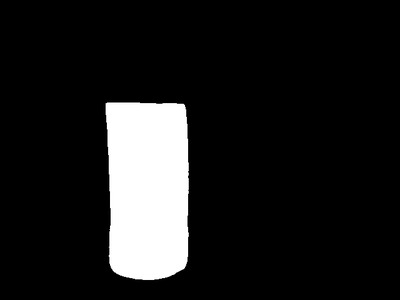
#> input picture data/3glass_complex/mask.png, 400 x 300 px, shrunk from 640 x 480 before the run, found by its file name
$ python evaluate_depth_gt.py
#> lines starting #> are read from the running program, lines starting #| are printed output that depends on the picture; after the words box and inside, x2 and y2 are one past the last pixel; in counts of white or black regions, pixels touching at a corner belong together
"""
第2段実験 depth 評価スクリプト

run_all_depth_models.py / run_foundationstereo.py が出力した *_metrics.json を集約して
results/exp2/metrics/depth_errors.csv を生成する。

追加評価:
  - SAM3 IoU (mask.png vs mask_transparent.png が存在する場合)
  - 壁校正 vs GT校正の誤差比較 (本番運用校正精度の見積もり)

使い方:
  .venv/bin/python scripts/exp2/evaluate_depth_gt.py
  .venv/bin/python scripts/exp2/evaluate_depth_gt.py --show    # 表をターミナル表示
"""
import argparse
import csv
import json
from pathlib import Path

import numpy as np

PROJ    = Path(__file__).resolve().parent.parent.parent
DEPTH_R = PROJ / "results/exp2/depth"
DATA    = PROJ / "data/exp2"
OUT_DIR = PROJ / "results/exp2/metrics"
OUT_DIR.mkdir(parents=True, exist_ok=True)

SCENES    = ["glass_front", "glass_oblique", "resin_front", "resin_oblique"]
MODELS    = ["depthpro", "moge2", "unidepth", "metric3d", "da2", "marigold", "fs"]
CAL_TYPES = ["wall", "gt"]


def load_all_metrics():
    rows = []
    for f in sorted(DEPTH_R.glob("*_metrics.json")):
        try:
            d = json.loads(f.read_text())
        except Exception:
            continue
        model = d.get("model", "?")
        scene = d.get("scene", "?")
        base  = {"model": model, "scene": scene, "infer_sec": d.get("infer_sec")}

        for cal in CAL_TYPES:
            m = d.get(cal, {})
            if not m:
                continue
            row = base.copy()
            row["cal"] = cal
            row["rmse_mm"]     = round(m.get("rmse_m",  float("nan")) * 1000, 2)
            row["mae_mm"]      = round(m.get("mae_m",   float("nan")) * 1000, 2)
            row["inlier_5cm"]  = round(m.get("inlier_5cm", float("nan")) * 100, 1)
            row["inlier_2cm"]  = round(m.get("inlier_2cm", float("nan")) * 100, 1)
            row["plate_med_mm"]= round(m.get("plate_median_m", float("nan")) * 1000, 1)
            row["gt_z_mm"]     = round(m.get("gt_z_m",  float("nan")) * 1000, 1)
            row["n_pixels"]    = m.get("n_pixels", 0)
            row["a_gt"]        = round(d.get("a_gt") or float("nan"), 4)
            row["b_gt_mm"]     = round((d.get("b_gt") or float("nan")) * 1000, 2)
            rows.append(row)
    return rows


def compute_sam3_iou():
    """各シーンの SAM3 IoU を計算する (mask.png vs mask_transparent.png)。"""
    results = {}
    for scene in SCENES:
        gt_path   = DATA / scene / "mask.png"
        pred_path = DATA / scene / "mask_transparent.png"
        if not gt_path.exists() or not pred_path.exists():
            results[scene] = None
            continue
        try:
            from PIL import Image
            gt   = np.array(Image.open(gt_path).convert("L"))   > 127
            pred = np.array(Image.open(pred_path).convert("L")) > 127
            inter = (gt & pred).sum()
            union = (gt | pred).sum()
            results[scene] = round(float(inter / union), 3) if union > 0 else 0.0
        except Exception:
            results[scene] = None
    return results


def write_csv(rows, path):
    if not rows:
        print("  集計対象の metrics.json が見つかりませんでした")
        return
    fieldnames = ["model", "scene", "cal", "rmse_mm", "mae_mm",
                  "inlier_5cm", "inlier_2cm", "plate_med_mm", "gt_z_mm",
                  "n_pixels", "a_gt", "b_gt_mm", "infer_sec"]
    with open(path, "w", newline="", encoding="utf-8") as f:
        w = csv.DictWriter(f, fieldnames=fieldnames, extrasaction="ignore")
        w.writeheader()
        w.writerows(rows)
    print(f"  depth_errors.csv → {path}  ({len(rows)} rows)")


def print_table(rows, iou_map):
    """モデル × シーン × GT校正 の RMSE を表形式で表示。"""
    print("\n── GT校正 RMSE (mm) ──────────────────────────────────")
    header = f"{'Model':12s}" + "".join(f"  {s:12s}" for s in SCENES)
    print(header)
    print("─" * len(header))
    # モデル × シーン の lookup
    lookup = {}
    for r in rows:
        if r["cal"] == "gt":
            lookup[(r["model"], r["scene"])] = r["rmse_mm"]
    for model in MODELS:
        vals = [lookup.get((model, s), float("nan")) for s in SCENES]
        line = f"{model:12s}" + "".join(
            f"  {v:>12.1f}" if not np.isnan(v) else f"  {'--':>12s}" for v in vals)
        print(line)

    print("\n── 壁校正 vs GT校正 誤差比較 (RMSE mm) ──────────────")
    for model in MODELS:
        for scene in SCENES:
            w = next((r["rmse_mm"] for r in rows
                      if r["model"] == model and r["scene"] == scene and r["cal"] == "wall"), None)
            g = next((r["rmse_mm"] for r in rows
                      if r["model"] == model and r["scene"] == scene and r["cal"] == "gt"), None)
            if w is not None and g is not None:
                print(f"  {model:12s} {scene:18s}  wall={w:6.1f}mm  gt={g:6.1f}mm  "
                      f"改善={w-g:+.1f}mm")

    print("\n── SAM3 IoU (透明物体) ────────────────────────────────")
    for scene, iou in iou_map.items():
        iou_str = f"{iou:.3f}" if iou is not None else "検出不可"
        print(f"  {scene:20s}  {iou_str}")


def main():
    ap = argparse.ArgumentParser()
    ap.add_argument("--show", action="store_true", help="表をターミナルに表示")
    args = ap.parse_args()

    rows    = load_all_metrics()
    iou_map = compute_sam3_iou()
#> in compute_sam3_iou, `gt   = np.array(Image.open(gt_path).convert("L"))   > 127`:
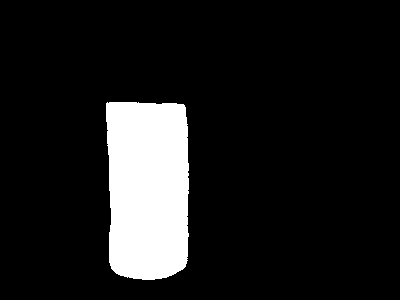
#> gt: shape (300, 400) bool; 11.4% white; 1 white region, box (x1, y1, x2, y2) and area: (106, 102, 189, 280) 13703
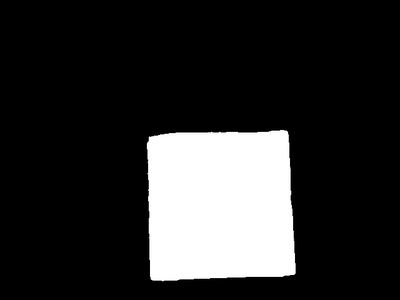
#> input picture data/exp2/glass_front/mask_transparent.png, 400 x 300 px, shrunk from 640 x 480 before the run
#> in compute_sam3_iou, `pred = np.array(Image.open(pred_path).convert("L")) > 127`:
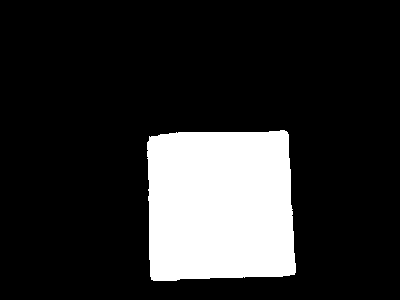
#> pred: shape (300, 400) bool; 17.4% white; 1 white region, box (x1, y1, x2, y2) and area: (147, 130, 296, 281) 20929
#> in compute_sam3_iou, `inter = (gt & pred).sum()`: inter = 5577
#> in compute_sam3_iou, `union = (gt | pred).sum()`: union = 29055
#> iou_map = {'glass_front': 0.192, 'glass_oblique': 0.192, 'resin_front': 0.192, 'resin_oblique': 0.192}

    csv_path = OUT_DIR / "depth_errors.csv"
    write_csv(rows, csv_path)

    # SAM3 IoU を別ファイルにも保存
    iou_path = OUT_DIR / "sam3_iou.json"
    iou_path.write_text(json.dumps(iou_map, indent=2, ensure_ascii=False))
    print(f"  sam3_iou.json  → {iou_path}")

    if args.show or not rows:
        print_table(rows, iou_map)
#> the loop in print_table, `for scene, iou in iou_map.items():` made 4 passes
#> scene on passes 1 to 4: 'glass_front', 'glass_oblique', 'resin_front', 'resin_oblique'
#|   glass_front           0.192
#|   glass_oblique         0.192
#|   resin_front           0.192
#|   resin_oblique         0.192


if __name__ == "__main__":
    main()
